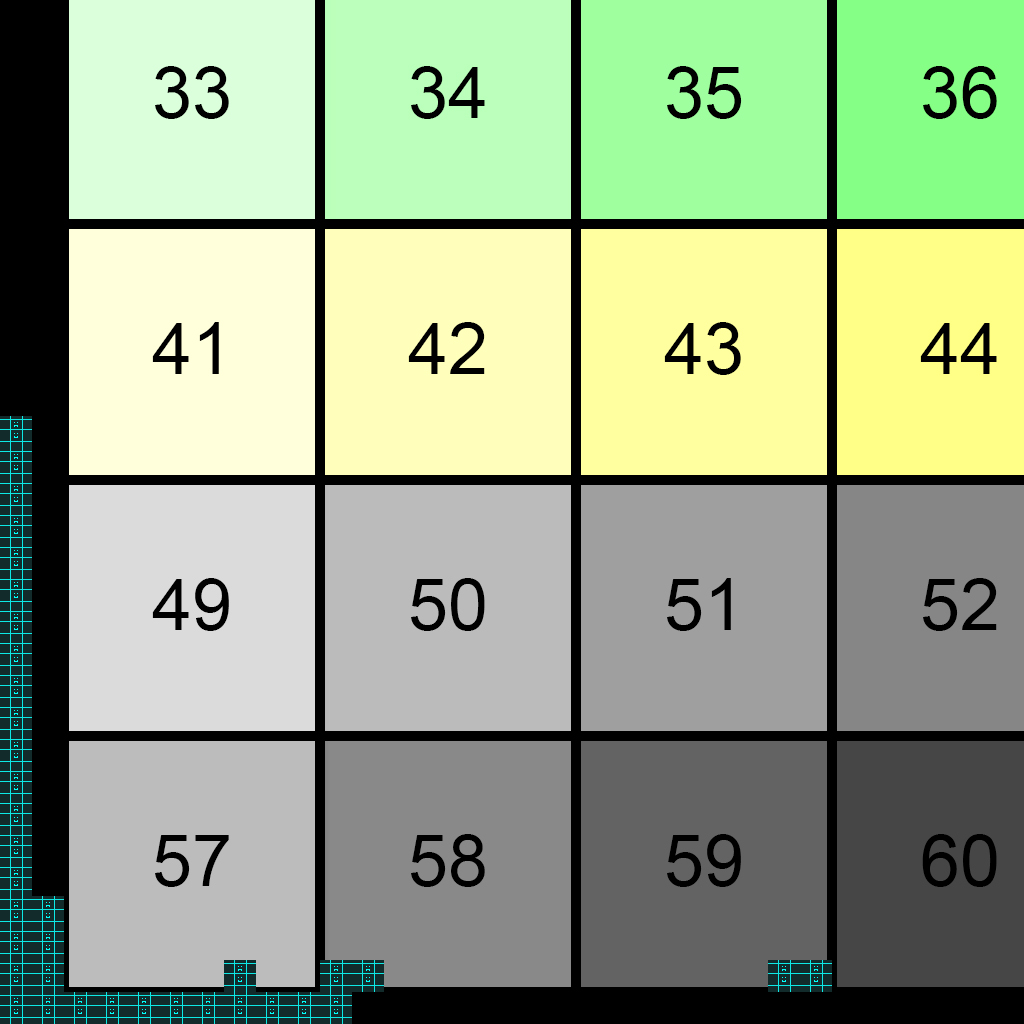

Rendered tile map (Tiled .tmx) drawn with the repository's tilesets; below, a short description and the full map source, tile grids included:
An orthogonal 32x32 tile map with 32x32 px tiles, 1 tile layer (Tile Layer 1).

<map version="1.2" tiledversion="2019.05.08" orientation="orthogonal" renderorder="right-down" width="32" height="32" tilewidth="32" tileheight="32" infinite="0" nextlayerid="2" nextobjectid="1">
 <tileset firstgid="1" source="../TiledResources/IIS-Tileset.tsx" />
 <layer id="1" name="Tile Layer 1" width="32" height="32">
  <data encoding="csv">
0,0,0,0,0,0,0,0,0,0,0,0,0,0,0,0,0,0,0,0,0,0,0,0,0,0,0,0,0,0,0,0,
0,0,0,0,0,0,0,0,0,0,0,0,0,0,0,0,0,0,0,0,0,0,0,0,0,0,0,0,0,0,0,0,
0,0,0,0,0,0,0,0,0,0,0,0,0,0,0,0,0,0,0,0,0,0,0,0,0,0,0,0,0,0,0,0,
0,0,0,0,0,0,0,0,0,0,0,0,0,0,0,0,0,0,0,0,0,0,0,0,0,0,0,0,0,0,0,0,
0,0,0,0,0,0,0,0,0,0,0,0,0,0,0,0,0,0,0,0,0,0,0,0,0,0,0,0,0,0,0,0,
0,0,0,0,0,0,0,0,0,0,0,0,0,0,0,0,0,0,0,0,0,0,0,0,0,0,0,0,0,0,0,0,
0,0,0,0,0,0,0,0,0,0,0,0,0,0,0,0,0,0,0,0,0,0,0,0,0,0,0,0,0,0,0,0,
0,0,0,0,0,0,0,0,0,0,0,0,0,0,0,0,0,0,0,0,0,0,0,0,0,0,0,0,0,0,0,0,
0,0,0,0,0,0,0,0,0,0,0,0,0,0,0,0,0,0,0,0,0,0,0,0,0,0,0,0,0,0,0,0,
0,0,0,0,0,0,0,0,0,0,0,0,0,0,0,0,0,0,0,0,0,0,0,0,0,0,0,0,0,0,0,0,
0,0,0,0,0,0,0,0,0,0,0,0,0,0,0,0,0,0,0,0,0,0,0,0,0,0,0,0,0,0,0,0,
0,0,0,0,0,0,0,0,0,0,0,0,0,0,0,0,0,0,0,0,0,0,0,0,0,0,0,0,0,0,0,0,
0,0,0,0,0,0,0,0,0,0,0,0,0,0,0,0,0,0,0,0,0,0,0,0,0,0,0,0,0,0,0,0,
1,0,0,0,0,0,0,0,0,0,0,0,0,0,0,0,0,0,0,0,0,0,0,0,0,0,0,0,0,0,0,0,
1,0,0,0,0,0,0,0,0,0,0,0,0,0,0,0,0,0,0,0,0,0,0,0,0,0,0,0,0,0,0,0,
1,0,0,0,0,0,0,0,0,0,0,0,0,0,0,0,0,0,0,0,0,0,0,0,0,0,0,0,0,0,0,0,
1,0,0,0,0,0,0,0,0,0,0,0,0,0,0,0,0,0,0,0,0,0,0,0,0,0,0,0,0,0,0,0,
1,0,0,0,0,0,0,0,0,0,0,0,0,0,0,0,0,0,0,0,0,0,0,0,0,0,0,0,0,0,0,0,
1,0,0,0,0,0,0,0,0,0,0,0,0,0,0,0,0,0,0,0,0,0,0,0,0,0,0,0,0,0,0,0,
1,0,0,0,0,0,0,0,0,0,0,0,0,0,0,0,0,0,0,0,0,0,0,0,0,0,0,0,0,0,0,0,
1,0,0,0,0,0,0,0,0,0,0,0,0,0,0,0,0,0,0,0,0,0,0,0,0,0,0,0,0,0,0,0,
1,0,0,0,0,0,0,0,0,0,0,0,0,0,0,0,0,0,0,0,0,0,0,0,0,0,0,0,0,0,0,0,
1,0,0,0,0,0,0,0,0,0,0,0,0,0,0,0,0,0,0,0,0,0,0,0,0,0,0,0,0,0,0,0,
1,0,0,0,0,0,0,0,0,0,0,0,0,0,0,0,0,0,0,0,0,0,0,0,0,0,0,0,0,0,0,0,
1,0,0,0,0,0,0,0,0,0,0,0,0,0,0,0,0,0,0,0,0,0,0,0,0,0,0,0,0,0,0,0,
1,0,0,0,0,0,0,0,0,0,0,0,0,0,0,0,0,0,0,0,0,0,0,0,0,0,0,0,0,0,0,0,
1,0,0,0,0,0,0,0,0,0,0,0,0,0,1,1,0,0,0,0,0,0,0,0,0,0,0,0,1,1,0,1,
1,0,0,0,0,0,0,0,0,0,0,0,0,1,1,0,0,0,0,0,0,0,0,0,0,0,0,1,1,0,1,1,
1,1,0,0,0,0,0,0,0,0,0,0,1,1,0,0,0,0,0,0,0,0,0,0,0,0,1,1,0,0,0,0,
1,1,0,0,0,0,0,0,0,0,0,1,1,0,0,0,0,0,1,1,1,1,0,0,0,1,1,0,0,0,0,0,
1,1,2,0,0,0,0,1,0,0,1,1,0,0,0,0,0,0,0,0,0,0,0,0,1,1,0,0,0,0,0,0,
1,1,1,1,1,1,1,1,1,1,1,0,0,0,0,0,0,0,0,0,0,0,0,0,0,0,0,0,0,0,0,0
</data>
 </layer>
</map>
